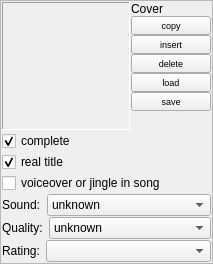
         <widget class="QFrame" name="frameOptions">
          <property name="maximumSize">
           <size>
            <width>220</width>
            <height>16777215</height>
           </size>
          </property>
          <property name="frameShape">
           <enum>QFrame::StyledPanel</enum>
          </property>
          <layout class="QVBoxLayout">
           <property name="spacing">
            <number>1</number>
           </property>
           <property name="margin">
            <number>1</number>
           </property>
           <item>
            <layout class="QHBoxLayout" name="horizontalLayout_3">
             <property name="topMargin">
              <number>0</number>
             </property>
             <item>
              <widget class="QLabel" name="cover">
               <property name="minimumSize">
                <size>
                 <width>128</width>
                 <height>128</height>
                </size>
               </property>
               <property name="maximumSize">
                <size>
                 <width>128</width>
                 <height>128</height>
                </size>
               </property>
               <property name="acceptDrops">
                <bool>true</bool>
               </property>
               <property name="frameShape">
                <enum>QFrame::Panel</enum>
               </property>
               <property name="frameShadow">
                <enum>QFrame::Sunken</enum>
               </property>
               <property name="text">
                <string/>
               </property>
               <property name="scaledContents">
                <bool>true</bool>
               </property>
               <property name="alignment">
                <set>Qt::AlignCenter</set>
               </property>
               <property name="margin">
                <number>0</number>
               </property>
              </widget>
             </item>
             <item>
              <layout class="QVBoxLayout" name="verticalLayout_3">
               <property name="spacing">
                <number>0</number>
               </property>
               <property name="leftMargin">
                <number>0</number>
               </property>
               <property name="topMargin">
                <number>0</number>
               </property>
               <item>
                <widget class="QLabel" name="label_21">
                 <property name="text">
                  <string>Cover</string>
                 </property>
                </widget>
               </item>
               <item>
                <widget class="QPushButton" name="coverCopyButton">
                 <property name="maximumSize">
                  <size>
                   <width>16777215</width>
                   <height>20</height>
                  </size>
                 </property>
                 <property name="font">
                  <font>
                   <pointsize>7</pointsize>
                  </font>
                 </property>
                 <property name="text">
                  <string>copy</string>
                 </property>
                 <property name="iconSize">
                  <size>
                   <width>8</width>
                   <height>8</height>
                  </size>
                 </property>
                 <property name="flat">
                  <bool>false</bool>
                 </property>
                </widget>
               </item>
               <item>
                <widget class="QPushButton" name="coverInsertButton">
                 <property name="maximumSize">
                  <size>
                   <width>16777215</width>
                   <height>20</height>
                  </size>
                 </property>
                 <property name="font">
                  <font>
                   <pointsize>7</pointsize>
                  </font>
                 </property>
                 <property name="text">
                  <string>insert</string>
                 </property>
                 <property name="iconSize">
                  <size>
                   <width>8</width>
                   <height>8</height>
                  </size>
                 </property>
                 <property name="flat">
                  <bool>false</bool>
                 </property>
                </widget>
               </item>
               <item>
                <widget class="QPushButton" name="coverDeleteButton">
                 <property name="maximumSize">
                  <size>
                   <width>16777215</width>
                   <height>20</height>
                  </size>
                 </property>
                 <property name="font">
                  <font>
                   <pointsize>7</pointsize>
                  </font>
                 </property>
                 <property name="text">
                  <string>delete</string>
                 </property>
                 <property name="iconSize">
                  <size>
                   <width>8</width>
                   <height>8</height>
                  </size>
                 </property>
                 <property name="flat">
                  <bool>false</bool>
                 </property>
                </widget>
               </item>
               <item>
                <widget class="QPushButton" name="coverLoadButton">
                 <property name="enabled">
                  <bool>true</bool>
                 </property>
                 <property name="maximumSize">
                  <size>
                   <width>16777215</width>
                   <height>20</height>
                  </size>
                 </property>
                 <property name="font">
                  <font>
                   <pointsize>7</pointsize>
                  </font>
                 </property>
                 <property name="text">
                  <string>load</string>
                 </property>
                 <property name="iconSize">
                  <size>
                   <width>8</width>
                   <height>8</height>
                  </size>
                 </property>
                 <property name="flat">
                  <bool>false</bool>
                 </property>
                </widget>
               </item>
               <item>
                <widget class="QPushButton" name="coverSaveButton">
                 <property name="enabled">
                  <bool>true</bool>
                 </property>
                 <property name="maximumSize">
                  <size>
                   <width>16777215</width>
                   <height>20</height>
                  </size>
                 </property>
                 <property name="font">
                  <font>
                   <pointsize>7</pointsize>
                  </font>
                 </property>
                 <property name="text">
                  <string>save</string>
                 </property>
                 <property name="iconSize">
                  <size>
                   <width>8</width>
                   <height>8</height>
                  </size>
                 </property>
                 <property name="flat">
                  <bool>false</bool>
                 </property>
                </widget>
               </item>
               <item>
                <spacer name="verticalSpacer_3">
                 <property name="orientation">
                  <enum>Qt::Vertical</enum>
                 </property>
                 <property name="sizeHint" stdset="0">
                  <size>
                   <width>20</width>
                   <height>10</height>
                  </size>
                 </property>
                </spacer>
               </item>
              </layout>
             </item>
            </layout>
           </item>
           <item>
            <widget class="QCheckBox" name="complete">
             <property name="sizePolicy">
              <sizepolicy hsizetype="Maximum" vsizetype="Fixed">
               <horstretch>0</horstretch>
               <verstretch>0</verstretch>
              </sizepolicy>
             </property>
             <property name="text">
              <string>complete</string>
             </property>
             <property name="checked">
              <bool>true</bool>
             </property>
            </widget>
           </item>
           <item>
            <widget class="QCheckBox" name="realTitle">
             <property name="sizePolicy">
              <sizepolicy hsizetype="Maximum" vsizetype="Fixed">
               <horstretch>0</horstretch>
               <verstretch>0</verstretch>
              </sizepolicy>
             </property>
             <property name="text">
              <string>real title</string>
             </property>
             <property name="checked">
              <bool>true</bool>
             </property>
            </widget>
           </item>
           <item>
            <widget class="QCheckBox" name="interrupted">
             <property name="text">
              <string>voiceover or jingle in song</string>
             </property>
            </widget>
           </item>
           <item>
            <layout class="QHBoxLayout">
             <property name="spacing">
              <number>6</number>
             </property>
             <property name="margin">
              <number>0</number>
             </property>
             <item>
              <widget class="QLabel" name="label_45">
               <property name="sizePolicy">
                <sizepolicy hsizetype="Maximum" vsizetype="Minimum">
                 <horstretch>0</horstretch>
                 <verstretch>0</verstretch>
                </sizepolicy>
               </property>
               <property name="text">
                <string>Sound:</string>
               </property>
              </widget>
             </item>
             <item>
              <widget class="QComboBox" name="channels">
               <property name="sizePolicy">
                <sizepolicy hsizetype="Expanding" vsizetype="Fixed">
                 <horstretch>0</horstretch>
                 <verstretch>0</verstretch>
                </sizepolicy>
               </property>
               <property name="currentIndex">
                <number>0</number>
               </property>
               <property name="iconSize">
                <size>
                 <width>60</width>
                 <height>15</height>
                </size>
               </property>
               <property name="frame">
                <bool>true</bool>
               </property>
               <item>
                <property name="text">
                 <string>unknown</string>
                </property>
                <property name="icon">
                 <iconset resource="../resources.qrc">
                  <normaloff>:/channels/resources/sound-unknown.png</normaloff>:/channels/resources/sound-unknown.png</iconset>
                </property>
               </item>
               <item>
                <property name="text">
                 <string>Mono</string>
                </property>
                <property name="icon">
                 <iconset resource="../resources.qrc">
                  <normaloff>:/channels/resources/sound-mono.png</normaloff>:/channels/resources/sound-mono.png</iconset>
                </property>
               </item>
               <item>
                <property name="text">
                 <string>Stereo</string>
                </property>
                <property name="icon">
                 <iconset resource="../resources.qrc">
                  <normaloff>:/channels/resources/sound-stereo.png</normaloff>:/channels/resources/sound-stereo.png</iconset>
                </property>
               </item>
               <item>
                <property name="text">
                 <string>Dolby Stereo</string>
                </property>
                <property name="icon">
                 <iconset resource="../resources.qrc">
                  <normaloff>:/channels/resources/sound-dolbystereo.png</normaloff>:/channels/resources/sound-dolbystereo.png</iconset>
                </property>
               </item>
               <item>
                <property name="text">
                 <string>Dolby Surround</string>
                </property>
                <property name="icon">
                 <iconset resource="../resources.qrc">
                  <normaloff>:/channels/resources/sound-dolby-surround.png</normaloff>:/channels/resources/sound-dolby-surround.png</iconset>
                </property>
               </item>
               <item>
                <property name="text">
                 <string>Dolby Digital 5.1</string>
                </property>
                <property name="icon">
                 <iconset resource="../resources.qrc">
                  <normaloff>:/channels/resources/sound-dolbydigital-5.1.png</normaloff>:/channels/resources/sound-dolbydigital-5.1.png</iconset>
                </property>
               </item>
               <item>
                <property name="text">
                 <string>Dolby Digital EX</string>
                </property>
                <property name="icon">
                 <iconset resource="../resources.qrc">
                  <normaloff>:/channels/resources/sound-dolbydigital-5.1ex.png</normaloff>:/channels/resources/sound-dolbydigital-5.1ex.png</iconset>
                </property>
               </item>
               <item>
                <property name="text">
                 <string>DTS 5.1</string>
                </property>
                <property name="icon">
                 <iconset resource="../resources.qrc">
                  <normaloff>:/channels/resources/sound-dts-5.1.png</normaloff>:/channels/resources/sound-dts-5.1.png</iconset>
                </property>
               </item>
              </widget>
             </item>
            </layout>
           </item>
           <item>
            <layout class="QHBoxLayout">
             <property name="spacing">
              <number>6</number>
             </property>
             <property name="margin">
              <number>0</number>
             </property>
             <item>
              <widget class="QLabel" name="label_46">
               <property name="sizePolicy">
                <sizepolicy hsizetype="Maximum" vsizetype="Minimum">
                 <horstretch>0</horstretch>
                 <verstretch>0</verstretch>
                </sizepolicy>
               </property>
               <property name="text">
                <string>Quality:</string>
               </property>
              </widget>
             </item>
             <item>
              <widget class="QComboBox" name="quality">
               <property name="sizePolicy">
                <sizepolicy hsizetype="Expanding" vsizetype="Maximum">
                 <horstretch>0</horstretch>
                 <verstretch>0</verstretch>
                </sizepolicy>
               </property>
               <item>
                <property name="text">
                 <string>unknown</string>
                </property>
                <property name="icon">
                 <iconset resource="../resources.qrc">
                  <normaloff>:/quality/resources/quali-unknown.png</normaloff>:/quality/resources/quali-unknown.png</iconset>
                </property>
               </item>
               <item>
                <property name="text">
                 <string>sehr gut</string>
                </property>
                <property name="icon">
                 <iconset resource="../resources.qrc">
                  <normaloff>:/quality/resources/quali-1.png</normaloff>:/quality/resources/quali-1.png</iconset>
                </property>
               </item>
               <item>
                <property name="text">
                 <string>gut</string>
                </property>
                <property name="icon">
                 <iconset resource="../resources.qrc">
                  <normaloff>:/quality/resources/quali-2.png</normaloff>:/quality/resources/quali-2.png</iconset>
                </property>
               </item>
               <item>
                <property name="text">
                 <string>mittelmäßig</string>
                </property>
                <property name="icon">
                 <iconset resource="../resources.qrc">
                  <normaloff>:/quality/resources/quali-3.png</normaloff>:/quality/resources/quali-3.png</iconset>
                </property>
               </item>
               <item>
                <property name="text">
                 <string>schlecht</string>
                </property>
                <property name="icon">
                 <iconset resource="../resources.qrc">
                  <normaloff>:/quality/resources/quali-4.png</normaloff>:/quality/resources/quali-4.png</iconset>
                </property>
               </item>
               <item>
                <property name="text">
                 <string>sehr schlecht</string>
                </property>
                <property name="icon">
                 <iconset resource="../resources.qrc">
                  <normaloff>:/quality/resources/quali-5.png</normaloff>:/quality/resources/quali-5.png</iconset>
                </property>
               </item>
              </widget>
             </item>
            </layout>
           </item>
           <item>
            <layout class="QHBoxLayout">
             <property name="spacing">
              <number>6</number>
             </property>
             <property name="margin">
              <number>0</number>
             </property>
             <item>
              <widget class="QLabel" name="label_47">
               <property name="sizePolicy">
                <sizepolicy hsizetype="Maximum" vsizetype="Minimum">
                 <horstretch>0</horstretch>
                 <verstretch>0</verstretch>
                </sizepolicy>
               </property>
               <property name="text">
                <string>Rating:</string>
               </property>
              </widget>
             </item>
             <item>
              <widget class="QComboBox" name="rating">
               <property name="sizePolicy">
                <sizepolicy hsizetype="Expanding" vsizetype="Maximum">
                 <horstretch>0</horstretch>
                 <verstretch>0</verstretch>
                </sizepolicy>
               </property>
               <property name="minimumSize">
                <size>
                 <width>120</width>
                 <height>0</height>
                </size>
               </property>
               <property name="iconSize">
                <size>
                 <width>96</width>
                 <height>16</height>
                </size>
               </property>
               <item>
                <property name="text">
                 <string/>
                </property>
                <property name="icon">
                 <iconset resource="../resources.qrc">
                  <normaloff>:/bewertung/resources/sterne-unbewertet.png</normaloff>:/bewertung/resources/sterne-unbewertet.png</iconset>
                </property>
               </item>
               <item>
                <property name="text">
                 <string/>
                </property>
                <property name="icon">
                 <iconset resource="../resources.qrc">
                  <normaloff>:/bewertung/resources/sterne1.png</normaloff>:/bewertung/resources/sterne1.png</iconset>
                </property>
               </item>
               <item>
                <property name="text">
                 <string/>
                </property>
                <property name="icon">
                 <iconset resource="../resources.qrc">
                  <normaloff>:/bewertung/resources/sterne2.png</normaloff>:/bewertung/resources/sterne2.png</iconset>
                </property>
               </item>
               <item>
                <property name="text">
                 <string/>
                </property>
                <property name="icon">
                 <iconset resource="../resources.qrc">
                  <normaloff>:/bewertung/resources/sterne3.png</normaloff>:/bewertung/resources/sterne3.png</iconset>
                </property>
               </item>
               <item>
                <property name="text">
                 <string/>
                </property>
                <property name="icon">
                 <iconset resource="../resources.qrc">
                  <normaloff>:/bewertung/resources/sterne4.png</normaloff>:/bewertung/resources/sterne4.png</iconset>
                </property>
               </item>
               <item>
                <property name="text">
                 <string/>
                </property>
                <property name="icon">
                 <iconset resource="../resources.qrc">
                  <normaloff>:/bewertung/resources/sterne5.png</normaloff>:/bewertung/resources/sterne5.png</iconset>
                </property>
               </item>
               <item>
                <property name="text">
                 <string/>
                </property>
                <property name="icon">
                 <iconset resource="../resources.qrc">
                  <normaloff>:/bewertung/resources/sterne6.png</normaloff>:/bewertung/resources/sterne6.png</iconset>
                </property>
               </item>
              </widget>
             </item>
            </layout>
           </item>
           <item>
            <spacer name="verticalSpacer_2">
             <property name="orientation">
              <enum>Qt::Vertical</enum>
             </property>
             <property name="sizeHint" stdset="0">
              <size>
               <width>20</width>
               <height>0</height>
              </size>
             </property>
            </spacer>
           </item>
          </layout>
         </widget>
